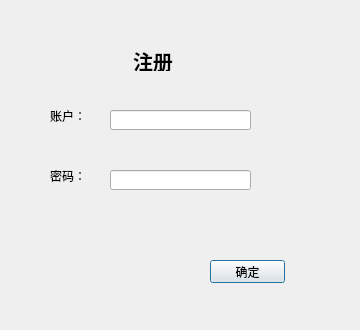
<?xml version="1.0" encoding="UTF-8"?>
<ui version="4.0">
 <class>enrolldialog</class>
 <widget class="QDialog" name="enrolldialog">
  <property name="geometry">
   <rect>
    <x>0</x>
    <y>0</y>
    <width>360</width>
    <height>330</height>
   </rect>
  </property>
  <property name="windowTitle">
   <string>Dialog</string>
  </property>
  <widget class="QLabel" name="label">
   <property name="geometry">
    <rect>
     <x>133</x>
     <y>50</y>
     <width>61</width>
     <height>21</height>
    </rect>
   </property>
   <property name="font">
    <font>
     <family>幼圆</family>
     <pointsize>15</pointsize>
     <weight>75</weight>
     <bold>true</bold>
    </font>
   </property>
   <property name="text">
    <string>注册</string>
   </property>
  </widget>
  <widget class="QLabel" name="label_2">
   <property name="geometry">
    <rect>
     <x>50</x>
     <y>110</y>
     <width>54</width>
     <height>12</height>
    </rect>
   </property>
   <property name="font">
    <font>
     <weight>50</weight>
     <bold>false</bold>
    </font>
   </property>
   <property name="text">
    <string>账户：</string>
   </property>
  </widget>
  <widget class="QLabel" name="label_3">
   <property name="geometry">
    <rect>
     <x>50</x>
     <y>170</y>
     <width>54</width>
     <height>12</height>
    </rect>
   </property>
   <property name="font">
    <font>
     <weight>50</weight>
     <bold>false</bold>
    </font>
   </property>
   <property name="text">
    <string>密码：</string>
   </property>
  </widget>
  <widget class="QLineEdit" name="nameEdit">
   <property name="geometry">
    <rect>
     <x>110</x>
     <y>110</y>
     <width>141</width>
     <height>20</height>
    </rect>
   </property>
   <property name="clearButtonEnabled">
    <bool>true</bool>
   </property>
  </widget>
  <widget class="QLineEdit" name="passwordEdit">
   <property name="geometry">
    <rect>
     <x>110</x>
     <y>170</y>
     <width>141</width>
     <height>20</height>
    </rect>
   </property>
   <property name="clearButtonEnabled">
    <bool>true</bool>
   </property>
  </widget>
  <widget class="QPushButton" name="pushButton">
   <property name="geometry">
    <rect>
     <x>210</x>
     <y>260</y>
     <width>75</width>
     <height>23</height>
    </rect>
   </property>
   <property name="text">
    <string>确定</string>
   </property>
  </widget>
 </widget>
 <resources/>
 <connections/>
</ui>
